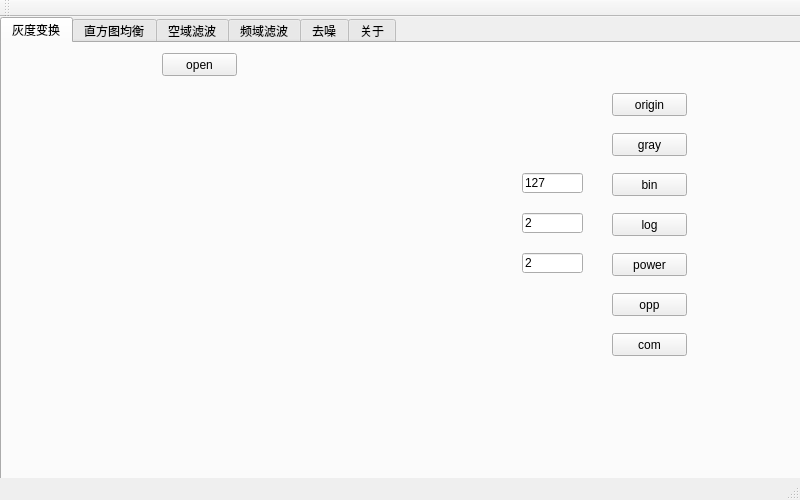
<?xml version="1.0" encoding="UTF-8"?>
<ui version="4.0">
 <class>MainWindow</class>
 <widget class="QMainWindow" name="MainWindow">
  <property name="geometry">
   <rect>
    <x>0</x>
    <y>0</y>
    <width>800</width>
    <height>500</height>
   </rect>
  </property>
  <property name="windowTitle">
   <string>PictureProcess</string>
  </property>
  <widget class="QWidget" name="centralWidget">
   <widget class="QTabWidget" name="tabWidget">
    <property name="geometry">
     <rect>
      <x>0</x>
      <y>0</y>
      <width>801</width>
      <height>471</height>
     </rect>
    </property>
    <property name="currentIndex">
     <number>0</number>
    </property>
    <widget class="QWidget" name="tab">
     <attribute name="title">
      <string>灰度变换</string>
     </attribute>
     <widget class="QPushButton" name="pushButton">
      <property name="geometry">
       <rect>
        <x>160</x>
        <y>10</y>
        <width>75</width>
        <height>23</height>
       </rect>
      </property>
      <property name="text">
       <string>open</string>
      </property>
     </widget>
     <widget class="QLabel" name="labelimage">
      <property name="geometry">
       <rect>
        <x>30</x>
        <y>50</y>
        <width>331</width>
        <height>341</height>
       </rect>
      </property>
      <property name="text">
       <string/>
      </property>
     </widget>
     <widget class="QPushButton" name="pushButton_3">
      <property name="geometry">
       <rect>
        <x>610</x>
        <y>50</y>
        <width>75</width>
        <height>23</height>
       </rect>
      </property>
      <property name="text">
       <string>origin</string>
      </property>
     </widget>
     <widget class="QPushButton" name="pushButton_2">
      <property name="geometry">
       <rect>
        <x>610</x>
        <y>90</y>
        <width>75</width>
        <height>23</height>
       </rect>
      </property>
      <property name="text">
       <string>gray</string>
      </property>
     </widget>
     <widget class="QPushButton" name="pushButton_4">
      <property name="geometry">
       <rect>
        <x>610</x>
        <y>130</y>
        <width>75</width>
        <height>23</height>
       </rect>
      </property>
      <property name="text">
       <string>bin</string>
      </property>
     </widget>
     <widget class="QPushButton" name="pushButton_5">
      <property name="geometry">
       <rect>
        <x>610</x>
        <y>170</y>
        <width>75</width>
        <height>23</height>
       </rect>
      </property>
      <property name="text">
       <string>log</string>
      </property>
     </widget>
     <widget class="QPushButton" name="pushButton_6">
      <property name="geometry">
       <rect>
        <x>610</x>
        <y>210</y>
        <width>75</width>
        <height>23</height>
       </rect>
      </property>
      <property name="text">
       <string>power</string>
      </property>
     </widget>
     <widget class="QPushButton" name="pushButton_7">
      <property name="geometry">
       <rect>
        <x>610</x>
        <y>250</y>
        <width>75</width>
        <height>23</height>
       </rect>
      </property>
      <property name="text">
       <string>opp</string>
      </property>
     </widget>
     <widget class="QPushButton" name="pushButton_8">
      <property name="geometry">
       <rect>
        <x>610</x>
        <y>290</y>
        <width>75</width>
        <height>23</height>
       </rect>
      </property>
      <property name="text">
       <string>com</string>
      </property>
     </widget>
     <widget class="QLineEdit" name="lineEdit_bin">
      <property name="geometry">
       <rect>
        <x>520</x>
        <y>130</y>
        <width>61</width>
        <height>20</height>
       </rect>
      </property>
      <property name="text">
       <string>127</string>
      </property>
     </widget>
     <widget class="QLineEdit" name="lineEdit_log">
      <property name="geometry">
       <rect>
        <x>520</x>
        <y>170</y>
        <width>61</width>
        <height>20</height>
       </rect>
      </property>
      <property name="text">
       <string>2</string>
      </property>
     </widget>
     <widget class="QLineEdit" name="lineEdit_power">
      <property name="geometry">
       <rect>
        <x>520</x>
        <y>210</y>
        <width>61</width>
        <height>20</height>
       </rect>
      </property>
      <property name="text">
       <string>2</string>
      </property>
     </widget>
    </widget>
    <widget class="QWidget" name="tab_2">
     <attribute name="title">
      <string>直方图均衡</string>
     </attribute>
     <widget class="QPushButton" name="pushButton_9">
      <property name="geometry">
       <rect>
        <x>160</x>
        <y>10</y>
        <width>75</width>
        <height>23</height>
       </rect>
      </property>
      <property name="text">
       <string>open</string>
      </property>
     </widget>
     <widget class="QLabel" name="labelimage_2">
      <property name="geometry">
       <rect>
        <x>30</x>
        <y>50</y>
        <width>331</width>
        <height>341</height>
       </rect>
      </property>
      <property name="text">
       <string/>
      </property>
     </widget>
     <widget class="QLabel" name="labelhist">
      <property name="geometry">
       <rect>
        <x>400</x>
        <y>50</y>
        <width>201</width>
        <height>341</height>
       </rect>
      </property>
      <property name="text">
       <string/>
      </property>
     </widget>
     <widget class="QPushButton" name="pushButton_10">
      <property name="geometry">
       <rect>
        <x>670</x>
        <y>220</y>
        <width>75</width>
        <height>71</height>
       </rect>
      </property>
      <property name="text">
       <string>histbalance</string>
      </property>
     </widget>
     <widget class="QPushButton" name="pushButton_11">
      <property name="geometry">
       <rect>
        <x>670</x>
        <y>120</y>
        <width>71</width>
        <height>71</height>
       </rect>
      </property>
      <property name="text">
       <string>origin</string>
      </property>
     </widget>
    </widget>
    <widget class="QWidget" name="tab_3">
     <attribute name="title">
      <string>空域滤波</string>
     </attribute>
     <widget class="QPushButton" name="pushButton_12">
      <property name="geometry">
       <rect>
        <x>160</x>
        <y>10</y>
        <width>75</width>
        <height>23</height>
       </rect>
      </property>
      <property name="text">
       <string>open</string>
      </property>
     </widget>
     <widget class="QLabel" name="labelimage_3">
      <property name="geometry">
       <rect>
        <x>30</x>
        <y>50</y>
        <width>331</width>
        <height>341</height>
       </rect>
      </property>
      <property name="text">
       <string/>
      </property>
     </widget>
     <widget class="QPushButton" name="pushButton_13">
      <property name="geometry">
       <rect>
        <x>430</x>
        <y>40</y>
        <width>75</width>
        <height>23</height>
       </rect>
      </property>
      <property name="text">
       <string>origin</string>
      </property>
     </widget>
     <widget class="QPushButton" name="pushButton_14">
      <property name="geometry">
       <rect>
        <x>430</x>
        <y>80</y>
        <width>75</width>
        <height>23</height>
       </rect>
      </property>
      <property name="text">
       <string>avl_3</string>
      </property>
     </widget>
     <widget class="QPushButton" name="pushButton_15">
      <property name="geometry">
       <rect>
        <x>430</x>
        <y>120</y>
        <width>75</width>
        <height>23</height>
       </rect>
      </property>
      <property name="text">
       <string>avl_5</string>
      </property>
     </widget>
     <widget class="QPushButton" name="pushButton_16">
      <property name="geometry">
       <rect>
        <x>430</x>
        <y>160</y>
        <width>75</width>
        <height>23</height>
       </rect>
      </property>
      <property name="text">
       <string>avl_9</string>
      </property>
     </widget>
     <widget class="QPushButton" name="pushButton_17">
      <property name="geometry">
       <rect>
        <x>530</x>
        <y>80</y>
        <width>75</width>
        <height>23</height>
       </rect>
      </property>
      <property name="text">
       <string>guass_3</string>
      </property>
     </widget>
     <widget class="QPushButton" name="pushButton_18">
      <property name="geometry">
       <rect>
        <x>530</x>
        <y>120</y>
        <width>75</width>
        <height>23</height>
       </rect>
      </property>
      <property name="text">
       <string>guass_5</string>
      </property>
     </widget>
     <widget class="QPushButton" name="pushButton_19">
      <property name="geometry">
       <rect>
        <x>530</x>
        <y>160</y>
        <width>75</width>
        <height>23</height>
       </rect>
      </property>
      <property name="text">
       <string>guass_9</string>
      </property>
     </widget>
     <widget class="QPushButton" name="pushButton_20">
      <property name="geometry">
       <rect>
        <x>430</x>
        <y>210</y>
        <width>75</width>
        <height>23</height>
       </rect>
      </property>
      <property name="text">
       <string>lap</string>
      </property>
     </widget>
     <widget class="QPushButton" name="pushButton_21">
      <property name="geometry">
       <rect>
        <x>530</x>
        <y>210</y>
        <width>75</width>
        <height>23</height>
       </rect>
      </property>
      <property name="text">
       <string>lap_sharpen</string>
      </property>
     </widget>
     <widget class="QPushButton" name="pushButton_22">
      <property name="geometry">
       <rect>
        <x>430</x>
        <y>250</y>
        <width>75</width>
        <height>23</height>
       </rect>
      </property>
      <property name="text">
       <string>rob</string>
      </property>
     </widget>
     <widget class="QPushButton" name="pushButton_23">
      <property name="geometry">
       <rect>
        <x>530</x>
        <y>250</y>
        <width>75</width>
        <height>23</height>
       </rect>
      </property>
      <property name="text">
       <string>rob_sharpen</string>
      </property>
     </widget>
     <widget class="QPushButton" name="pushButton_24">
      <property name="geometry">
       <rect>
        <x>430</x>
        <y>290</y>
        <width>75</width>
        <height>23</height>
       </rect>
      </property>
      <property name="text">
       <string>sob</string>
      </property>
     </widget>
     <widget class="QPushButton" name="pushButton_25">
      <property name="geometry">
       <rect>
        <x>530</x>
        <y>290</y>
        <width>75</width>
        <height>23</height>
       </rect>
      </property>
      <property name="text">
       <string>sob_sharpen</string>
      </property>
     </widget>
    </widget>
    <widget class="QWidget" name="tab_4">
     <attribute name="title">
      <string>频域滤波</string>
     </attribute>
     <widget class="QPushButton" name="pushButton_39">
      <property name="geometry">
       <rect>
        <x>160</x>
        <y>10</y>
        <width>75</width>
        <height>23</height>
       </rect>
      </property>
      <property name="text">
       <string>open</string>
      </property>
     </widget>
     <widget class="QLabel" name="labelimage_4">
      <property name="geometry">
       <rect>
        <x>30</x>
        <y>50</y>
        <width>331</width>
        <height>341</height>
       </rect>
      </property>
      <property name="text">
       <string/>
      </property>
     </widget>
     <widget class="QPushButton" name="pushButton_40">
      <property name="geometry">
       <rect>
        <x>420</x>
        <y>70</y>
        <width>101</width>
        <height>23</height>
       </rect>
      </property>
      <property name="text">
       <string>ideal_highpass</string>
      </property>
     </widget>
     <widget class="QPushButton" name="pushButton_41">
      <property name="geometry">
       <rect>
        <x>420</x>
        <y>110</y>
        <width>101</width>
        <height>23</height>
       </rect>
      </property>
      <property name="text">
       <string>ideal_lowpass</string>
      </property>
     </widget>
     <widget class="QPushButton" name="pushButton_42">
      <property name="geometry">
       <rect>
        <x>380</x>
        <y>180</y>
        <width>141</width>
        <height>23</height>
       </rect>
      </property>
      <property name="text">
       <string>butterworth_highpass</string>
      </property>
     </widget>
     <widget class="QPushButton" name="pushButton_43">
      <property name="geometry">
       <rect>
        <x>380</x>
        <y>220</y>
        <width>141</width>
        <height>23</height>
       </rect>
      </property>
      <property name="text">
       <string>butterworth_lowpass</string>
      </property>
     </widget>
     <widget class="QLabel" name="label_5">
      <property name="geometry">
       <rect>
        <x>570</x>
        <y>30</y>
        <width>54</width>
        <height>12</height>
       </rect>
      </property>
      <property name="text">
       <string>range</string>
      </property>
     </widget>
     <widget class="QLabel" name="label_6">
      <property name="geometry">
       <rect>
        <x>660</x>
        <y>30</y>
        <width>54</width>
        <height>12</height>
       </rect>
      </property>
      <property name="text">
       <string>order</string>
      </property>
     </widget>
     <widget class="QLineEdit" name="lineEdit_idealh">
      <property name="geometry">
       <rect>
        <x>550</x>
        <y>70</y>
        <width>71</width>
        <height>20</height>
       </rect>
      </property>
      <property name="text">
       <string>60000</string>
      </property>
     </widget>
     <widget class="QLineEdit" name="lineEdit_ideall">
      <property name="geometry">
       <rect>
        <x>550</x>
        <y>110</y>
        <width>71</width>
        <height>20</height>
       </rect>
      </property>
      <property name="text">
       <string>60000</string>
      </property>
     </widget>
     <widget class="QLineEdit" name="lineEdit_butterh">
      <property name="geometry">
       <rect>
        <x>550</x>
        <y>180</y>
        <width>71</width>
        <height>20</height>
       </rect>
      </property>
      <property name="text">
       <string>30000</string>
      </property>
     </widget>
     <widget class="QLineEdit" name="lineEdit_butterl">
      <property name="geometry">
       <rect>
        <x>550</x>
        <y>220</y>
        <width>71</width>
        <height>20</height>
       </rect>
      </property>
      <property name="text">
       <string>50000</string>
      </property>
     </widget>
     <widget class="QLineEdit" name="lineEdit_butterho">
      <property name="geometry">
       <rect>
        <x>650</x>
        <y>180</y>
        <width>71</width>
        <height>20</height>
       </rect>
      </property>
      <property name="text">
       <string>5</string>
      </property>
     </widget>
     <widget class="QLineEdit" name="lineEdit_butterlo">
      <property name="geometry">
       <rect>
        <x>650</x>
        <y>220</y>
        <width>71</width>
        <height>20</height>
       </rect>
      </property>
      <property name="text">
       <string>5</string>
      </property>
     </widget>
     <widget class="QPushButton" name="pushButton_44">
      <property name="geometry">
       <rect>
        <x>420</x>
        <y>20</y>
        <width>101</width>
        <height>23</height>
       </rect>
      </property>
      <property name="text">
       <string>origin</string>
      </property>
     </widget>
    </widget>
    <widget class="QWidget" name="tab_5">
     <attribute name="title">
      <string>去噪</string>
     </attribute>
     <widget class="QPushButton" name="pushButton_26">
      <property name="geometry">
       <rect>
        <x>160</x>
        <y>10</y>
        <width>75</width>
        <height>23</height>
       </rect>
      </property>
      <property name="text">
       <string>open</string>
      </property>
     </widget>
     <widget class="QLabel" name="labelimage_5">
      <property name="geometry">
       <rect>
        <x>30</x>
        <y>50</y>
        <width>331</width>
        <height>341</height>
       </rect>
      </property>
      <property name="text">
       <string/>
      </property>
     </widget>
     <widget class="QPushButton" name="pushButton_27">
      <property name="geometry">
       <rect>
        <x>690</x>
        <y>50</y>
        <width>75</width>
        <height>71</height>
       </rect>
      </property>
      <property name="text">
       <string>origin</string>
      </property>
     </widget>
     <widget class="QPushButton" name="pushButton_28">
      <property name="geometry">
       <rect>
        <x>410</x>
        <y>180</y>
        <width>81</width>
        <height>23</height>
       </rect>
      </property>
      <property name="text">
       <string>guass</string>
      </property>
     </widget>
     <widget class="QPushButton" name="pushButton_29">
      <property name="geometry">
       <rect>
        <x>500</x>
        <y>180</y>
        <width>81</width>
        <height>23</height>
       </rect>
      </property>
      <property name="text">
       <string>pepper</string>
      </property>
     </widget>
     <widget class="QPushButton" name="pushButton_30">
      <property name="geometry">
       <rect>
        <x>590</x>
        <y>180</y>
        <width>81</width>
        <height>23</height>
       </rect>
      </property>
      <property name="text">
       <string>salt</string>
      </property>
     </widget>
     <widget class="QPushButton" name="pushButton_31">
      <property name="geometry">
       <rect>
        <x>680</x>
        <y>180</y>
        <width>81</width>
        <height>23</height>
       </rect>
      </property>
      <property name="text">
       <string>pepper_salt</string>
      </property>
     </widget>
     <widget class="QPushButton" name="pushButton_32">
      <property name="geometry">
       <rect>
        <x>410</x>
        <y>300</y>
        <width>81</width>
        <height>23</height>
       </rect>
      </property>
      <property name="text">
       <string>avl</string>
      </property>
     </widget>
     <widget class="QPushButton" name="pushButton_33">
      <property name="geometry">
       <rect>
        <x>500</x>
        <y>300</y>
        <width>81</width>
        <height>23</height>
       </rect>
      </property>
      <property name="text">
       <string>median</string>
      </property>
     </widget>
     <widget class="QPushButton" name="pushButton_34">
      <property name="geometry">
       <rect>
        <x>410</x>
        <y>350</y>
        <width>81</width>
        <height>23</height>
       </rect>
      </property>
      <property name="text">
       <string>har</string>
      </property>
     </widget>
     <widget class="QPushButton" name="pushButton_35">
      <property name="geometry">
       <rect>
        <x>500</x>
        <y>350</y>
        <width>81</width>
        <height>23</height>
       </rect>
      </property>
      <property name="text">
       <string>inver_har</string>
      </property>
     </widget>
     <widget class="QPushButton" name="pushButton_36">
      <property name="geometry">
       <rect>
        <x>410</x>
        <y>410</y>
        <width>81</width>
        <height>23</height>
       </rect>
      </property>
      <property name="text">
       <string>adapt_avl</string>
      </property>
     </widget>
     <widget class="QPushButton" name="pushButton_37">
      <property name="geometry">
       <rect>
        <x>590</x>
        <y>300</y>
        <width>81</width>
        <height>23</height>
       </rect>
      </property>
      <property name="text">
       <string>adapt_median</string>
      </property>
     </widget>
     <widget class="QPushButton" name="pushButton_38">
      <property name="geometry">
       <rect>
        <x>590</x>
        <y>350</y>
        <width>81</width>
        <height>23</height>
       </rect>
      </property>
      <property name="text">
       <string>geo</string>
      </property>
     </widget>
     <widget class="QLineEdit" name="lineEdit_guass">
      <property name="geometry">
       <rect>
        <x>410</x>
        <y>210</y>
        <width>81</width>
        <height>20</height>
       </rect>
      </property>
      <property name="text">
       <string>30</string>
      </property>
     </widget>
     <widget class="QLineEdit" name="lineEdit_pepper">
      <property name="geometry">
       <rect>
        <x>500</x>
        <y>210</y>
        <width>81</width>
        <height>20</height>
       </rect>
      </property>
      <property name="text">
       <string>0.1</string>
      </property>
     </widget>
     <widget class="QLineEdit" name="lineEdit_salt">
      <property name="geometry">
       <rect>
        <x>590</x>
        <y>210</y>
        <width>81</width>
        <height>20</height>
       </rect>
      </property>
      <property name="text">
       <string>0.1</string>
      </property>
     </widget>
     <widget class="QLineEdit" name="lineEdit_peppersalt">
      <property name="geometry">
       <rect>
        <x>680</x>
        <y>210</y>
        <width>81</width>
        <height>20</height>
       </rect>
      </property>
      <property name="text">
       <string>0.2</string>
      </property>
     </widget>
     <widget class="QLineEdit" name="lineEdit_guass_2">
      <property name="geometry">
       <rect>
        <x>410</x>
        <y>240</y>
        <width>81</width>
        <height>20</height>
       </rect>
      </property>
      <property name="text">
       <string>5</string>
      </property>
     </widget>
     <widget class="QLabel" name="label_3">
      <property name="geometry">
       <rect>
        <x>370</x>
        <y>210</y>
        <width>54</width>
        <height>12</height>
       </rect>
      </property>
      <property name="text">
       <string>avl</string>
      </property>
     </widget>
     <widget class="QLabel" name="label_4">
      <property name="geometry">
       <rect>
        <x>370</x>
        <y>240</y>
        <width>54</width>
        <height>12</height>
       </rect>
      </property>
      <property name="text">
       <string>sigma</string>
      </property>
     </widget>
     <widget class="QLineEdit" name="lineEdit_adavl">
      <property name="geometry">
       <rect>
        <x>500</x>
        <y>410</y>
        <width>81</width>
        <height>20</height>
       </rect>
      </property>
     </widget>
     <widget class="QLabel" name="labelimage_noisehist">
      <property name="geometry">
       <rect>
        <x>390</x>
        <y>20</y>
        <width>241</width>
        <height>111</height>
       </rect>
      </property>
      <property name="text">
       <string/>
      </property>
     </widget>
     <widget class="QPushButton" name="pushButton_45">
      <property name="geometry">
       <rect>
        <x>250</x>
        <y>10</y>
        <width>75</width>
        <height>23</height>
       </rect>
      </property>
      <property name="text">
       <string>gray</string>
      </property>
     </widget>
     <widget class="QLineEdit" name="lineEdit_inverhar">
      <property name="geometry">
       <rect>
        <x>500</x>
        <y>380</y>
        <width>81</width>
        <height>20</height>
       </rect>
      </property>
      <property name="text">
       <string>1.5</string>
      </property>
     </widget>
     <widget class="QLabel" name="label">
      <property name="geometry">
       <rect>
        <x>560</x>
        <y>150</y>
        <width>54</width>
        <height>12</height>
       </rect>
      </property>
      <property name="text">
       <string>add noise</string>
      </property>
     </widget>
     <zorder>pushButton_26</zorder>
     <zorder>labelimage_5</zorder>
     <zorder>pushButton_27</zorder>
     <zorder>pushButton_28</zorder>
     <zorder>pushButton_29</zorder>
     <zorder>pushButton_30</zorder>
     <zorder>pushButton_31</zorder>
     <zorder>pushButton_32</zorder>
     <zorder>pushButton_33</zorder>
     <zorder>pushButton_34</zorder>
     <zorder>pushButton_35</zorder>
     <zorder>pushButton_36</zorder>
     <zorder>pushButton_37</zorder>
     <zorder>pushButton_38</zorder>
     <zorder>lineEdit_guass</zorder>
     <zorder>lineEdit_pepper</zorder>
     <zorder>lineEdit_salt</zorder>
     <zorder>lineEdit_peppersalt</zorder>
     <zorder>lineEdit_guass_2</zorder>
     <zorder>label_3</zorder>
     <zorder>label_4</zorder>
     <zorder>lineEdit_adavl</zorder>
     <zorder>pushButton_45</zorder>
     <zorder>lineEdit_inverhar</zorder>
     <zorder>label</zorder>
     <zorder>labelimage_noisehist</zorder>
    </widget>
    <widget class="QWidget" name="tab_6">
     <attribute name="title">
      <string>关于</string>
     </attribute>
     <widget class="QLabel" name="label_2">
      <property name="geometry">
       <rect>
        <x>500</x>
        <y>180</y>
        <width>101</width>
        <height>51</height>
       </rect>
      </property>
      <property name="text">
       <string>Author:邹翔宇</string>
      </property>
     </widget>
     <widget class="QLabel" name="labelimage_6">
      <property name="geometry">
       <rect>
        <x>120</x>
        <y>100</y>
        <width>271</width>
        <height>261</height>
       </rect>
      </property>
      <property name="text">
       <string/>
      </property>
     </widget>
     <widget class="QLabel" name="label_7">
      <property name="geometry">
       <rect>
        <x>500</x>
        <y>80</y>
        <width>131</width>
        <height>81</height>
       </rect>
      </property>
      <property name="text">
       <string>PictureProcess ver1.4</string>
      </property>
     </widget>
     <widget class="QLabel" name="label_8">
      <property name="geometry">
       <rect>
        <x>500</x>
        <y>230</y>
        <width>181</width>
        <height>16</height>
       </rect>
      </property>
      <property name="text">
       <string>Email:xdnzxy@gmail.com</string>
      </property>
     </widget>
    </widget>
   </widget>
  </widget>
  <widget class="QToolBar" name="mainToolBar">
   <attribute name="toolBarArea">
    <enum>TopToolBarArea</enum>
   </attribute>
   <attribute name="toolBarBreak">
    <bool>false</bool>
   </attribute>
  </widget>
  <widget class="QStatusBar" name="statusBar"/>
 </widget>
 <layoutdefault spacing="6" margin="11"/>
 <resources/>
 <connections/>
</ui>
